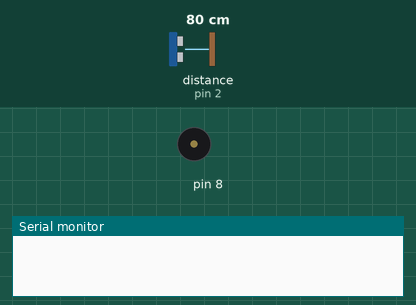
A sketch run on a simulated Arduino Uno, built with avr-gcc and run on an emulated ATmega328P. Parts: buzzer (waves = sounding), the last lines printed to the serial monitor. Wiring (inferred from the names in the program): range finder with pulse-width output: data pin 2. Inputs (shaded band) come from the test bench; at power-on: distance to the obstacle (sensor on pin 2) 80 cm. The modem accepts every AT command (registered, SIM ready, sends succeed) and sends nothing else.

Above: at 0.1 s.
At 2.2 s:
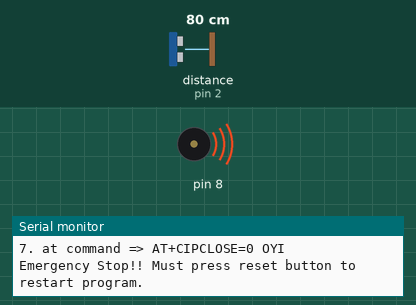
Timing chart, 0 to 5.5 s (numbered marks = the images above):
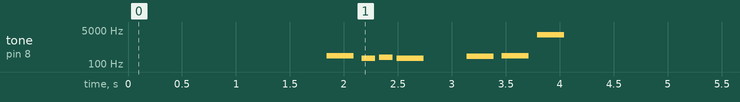

Measured:
- by itself, tone on pin 8: plays 262 Hz for 0.25 s, 196 Hz for 0.13 s, 220 Hz for 0.13 s, 196 Hz for 0.25 s, 247 Hz for 0.25 s, 262 Hz for 0.25 s … (7 notes in this stretch)

The sketch:

button_sensor.ino
```cpp
#include <SoftwareSerial.h>
#include <DHT.h>
#include <ThingSpeak.h>;
#include "pitches.h" //add note library

#define RX 10
#define TX 11
#define DHTPIN 2

DHT dht(DHTPIN, DHT11);

String AP = "RPiNetwork";       // CHANGE ME
String PASS = "CPSC1234567890"; // CHANGE ME

String API = "FXMALLO639Y8Q46Q";   // CHANGE ME
String HOST = "api.thingspeak.com";
String PORT = "80";
String field = "field1";

int countTrueCommand;
int countTimeCommand;
boolean found = false;
int valSensor = 1;
int val;
int button = 2;

SoftwareSerial esp8266(RX,TX);

//notes in melody
int melody[]{NOTE_C4, NOTE_G3, NOTE_A3, NOTE_G3, 0, NOTE_B3, NOTE_C4};
//digital pin 12 has a button attached to it. Give it a name
int buttonPin = 12;
// note durations. 4=quarter note / 8=eigth note
int noteDurations[] = {4, 8, 8, 4, 4, 4, 4, 4};

boolean start = true;                // stop void loop variable
volatile boolean e_stop = false;     // ISR variable

void setup() {
  pinMode(buttonPin, INPUT); // make the button's pin input
  Serial.begin(9600);
  esp8266.begin(115200);
  dht.begin();
  delay(100);
  attachInterrupt(0, e_stop_ISR ,RISING);   // call e_stop_ISR fucntion when D2 is switched
                                            // from low to high.. normally low due to pull
                                            // resistor attached to external button

  sendCommand("AT",5,"OK");
  sendCommand("AT+CWMODE=1",5,"OK");
  sendCommand("AT+CWJAP=\""+ AP +"\",\""+ PASS +"\"",20,"OK");


  String getData = "GET /update?api_key="+ API +"&"+ field +"="+String(val);
  sendCommand("AT+CIPMUX=1",5,"OK");  // CIPMUX=0: single connection, 1: multiple connection
  sendCommand("AT+CIPSTART=0,\"TCP\",\""+ HOST +"\","+ PORT,15,"OK");  // CIPSTART = 0, id of connection
  sendCommand("AT+CIPSEND=0," +String(getData.length()+4),4,">");      // ID no. of transmit connection
  esp8266.println(getData);delay(1500);countTrueCommand++;
  sendCommand("AT+CIPCLOSE=0",5,"OK");
}

void loop() {
  val = digitalRead(e_stop); // read the input pin

  if(start == true){

    if(e_stop == false){
      Serial.println("All is well..");
      delay(300);
    }
    else{
      Serial.println("Emergency Stop!! Must press reset button to restart program.");
      start = false; // set value of start variable to false, makes void loop and halt the next time around

      // if the button is pressed, iterate over the notes of the melody
      for (int thisNote=0; thisNote<8; thisNote++){
        // to calculate the note duration, take one second divided by the note type
        int noteDuration = 1000 / noteDurations [thisNote];
        tone(8, melody [thisNote], noteDuration);
        // to distinguish the notes, set a minimum time between them
        // the note's duration +30% seems to work well
        int pauseBetweenNotes = noteDuration * 1.30;
        delay(pauseBetweenNotes);
        // stop the tone playing
        noTone(8);


      }
    }
  }

}

void e_stop_ISR(void){      // ISR function takes no parameter and returns no value
  detachInterrupt(0);       // makes button ebouncing unnecessary
  e_stop = !e_stop;         // toggle the current value of the e_stop variable
}

void sendCommand(String command, int maxTime, char readReplay[]) {
  Serial.print(countTrueCommand);
  Serial.print(". at command => ");
  Serial.print(command);
  Serial.print(" ");
  while(countTimeCommand < (maxTime*1))
  {
    esp8266.println(command);//at+cipsend
    if(esp8266.find(readReplay))//ok
    {
      found = true;
      break;
    }

    countTimeCommand++;
  }

  if(found == true)
  {
    Serial.println("OYI");
    countTrueCommand++;
    countTimeCommand = 0;
  }

  if(found == false)
  {
    Serial.println("Fail");
    countTrueCommand = 0;
    countTimeCommand = 0;
  }

  found = false;
 }
```

pitches.h
```cpp
#define NOTE_B0  31
#define NOTE_C1  33
#define NOTE_CS1 35
#define NOTE_D1  37
#define NOTE_DS1 39
#define NOTE_E1  41
#define NOTE_F1  44
#define NOTE_FS1 46
#define NOTE_G1  49
#define NOTE_GS1 52
#define NOTE_A1  55
#define NOTE_AS1 58
#define NOTE_B1  62
#define NOTE_C2  65
#define NOTE_CS2 69
#define NOTE_D2  73
#define NOTE_DS2 78
#define NOTE_E2  82
#define NOTE_F2  87
#define NOTE_FS2 93
#define NOTE_G2  98
#define NOTE_GS2 104
#define NOTE_A2  110
#define NOTE_AS2 117
#define NOTE_B2  123
#define NOTE_C3  131
#define NOTE_CS3 139
#define NOTE_D3  147
#define NOTE_DS3 156
#define NOTE_E3  165
#define NOTE_F3  175
#define NOTE_FS3 185
#define NOTE_G3  196
#define NOTE_GS3 208
#define NOTE_A3  220
#define NOTE_AS3 233
#define NOTE_B3  247
#define NOTE_C4  262
#define NOTE_CS4 277
#define NOTE_D4  294
#define NOTE_DS4 311
#define NOTE_E4  330
#define NOTE_F4  349
#define NOTE_FS4 370
#define NOTE_G4  392
#define NOTE_GS4 415
#define NOTE_A4  440
#define NOTE_AS4 466
#define NOTE_B4  494
#define NOTE_C5  523
#define NOTE_CS5 554
#define NOTE_D5  587
#define NOTE_DS5 622
#define NOTE_E5  659
#define NOTE_F5  698
#define NOTE_FS5 740
#define NOTE_G5  784
#define NOTE_GS5 831
#define NOTE_A5  880
#define NOTE_AS5 932
#define NOTE_B5  988
#define NOTE_C6  1047
#define NOTE_CS6 1109
#define NOTE_D6  1175
#define NOTE_DS6 1245
#define NOTE_E6  1319
#define NOTE_F6  1397
#define NOTE_FS6 1480
#define NOTE_G6  1568
#define NOTE_GS6 1661
#define NOTE_A6  1760
#define NOTE_AS6 1865
#define NOTE_B6  1976
#define NOTE_C7  2093
#define NOTE_CS7 2217
#define NOTE_D7  2349
#define NOTE_DS7 2489
#define NOTE_E7  2637
#define NOTE_F7  2794
#define NOTE_FS7 2960
#define NOTE_G7  3136
#define NOTE_GS7 3322
#define NOTE_A7  3520
#define NOTE_AS7 3729
#define NOTE_B7  3951
#define NOTE_C8  4186
#define NOTE_CS8 4435
#define NOTE_D8  4699
#define NOTE_DS8 4978
```
